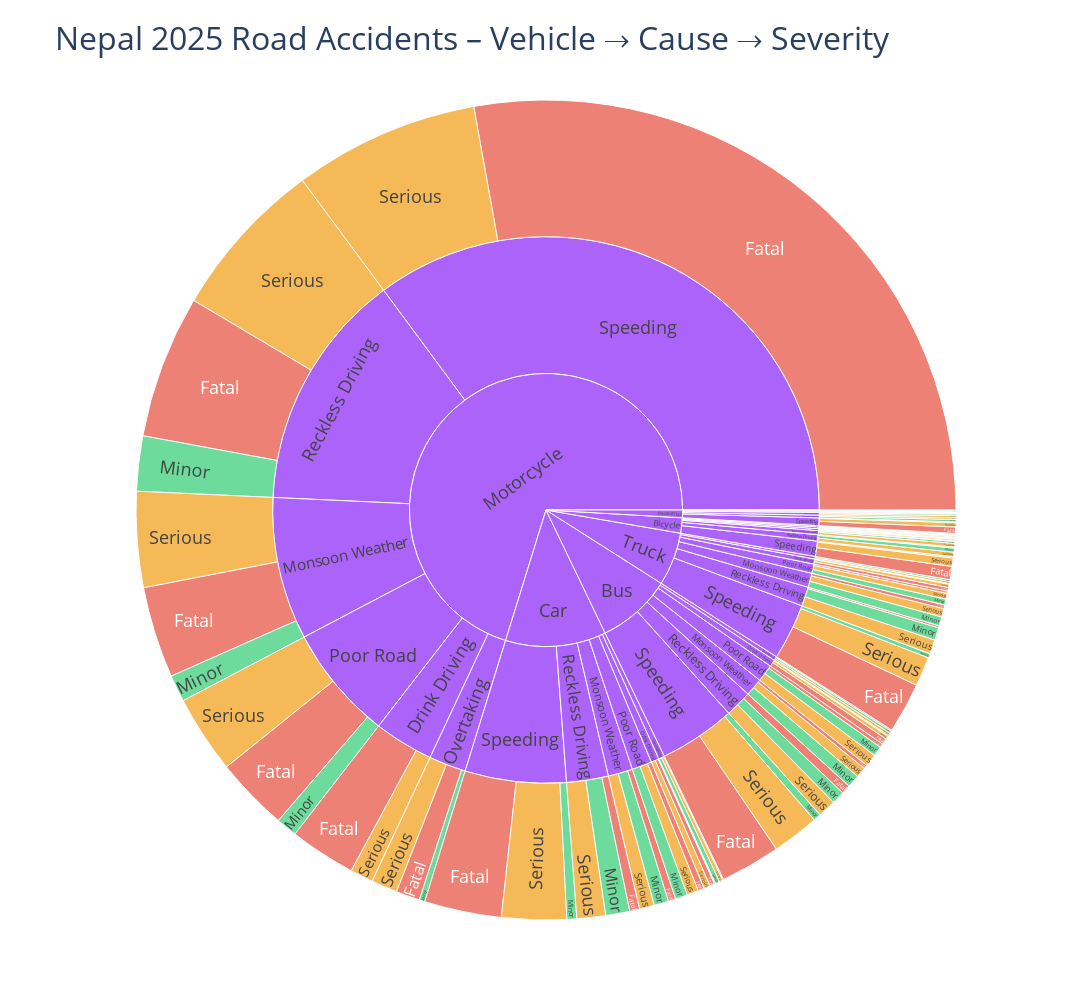

The cell this chart's notebook holds for it:
### Code cell
fig1 = px.sunburst(df, path=['Vehicle_Type','Cause','Severity'],
                   color='Severity',
                   color_discrete_map={'Minor':'#2ecc71','Serious':'#f39c12','Fatal':'#e74c3c'},
                   title="Nepal 2025 Road Accidents – Vehicle → Cause → Severity")
fig1.update_layout(width=1400, height=1000, font_size=18, title_font_size=32)
fig1.write_image("1_Sunburst.png", scale=3)
fig1.write_image("1_Sunburst.pdf")
fig1.show()

### Figure 1 — Plotly figure (JSON) as saved in the notebook; plotly's stock layout.template omitted (floating-point values rounded to 4 significant figures; data arrays with more than 128 entries replaced by an {"elided": "..."} marker saying what was removed)
{"data": [{"branchvalues": "total", "customdata": {"elided": "143x1 str values"}, "domain": {"x": [0, 1], "y": [0, 1]}, "hovertemplate": "labels=%{label}<br>count=%{value}<br>parent=%{parent}<br>id=%{id}<br>Severity=%{customdata[0]}<extra></extra>", "ids": {"elided": "143 str values"}, "labels": {"elided": "143 str values"}, "marker": {"colors": {"elided": "143 str values"}}, "name": "", "parents": {"elided": "143 str values"}, "type": "sunburst", "values": {"elided": "143 int values"}}], "layout": {"font": {"size": 18}, "height": 1000, "legend": {"tracegroupgap": 0}, "title": {"font": {"size": 32}, "text": "Nepal 2025 Road Accidents – Vehicle → Cause → Severity"}, "width": 1400}}
